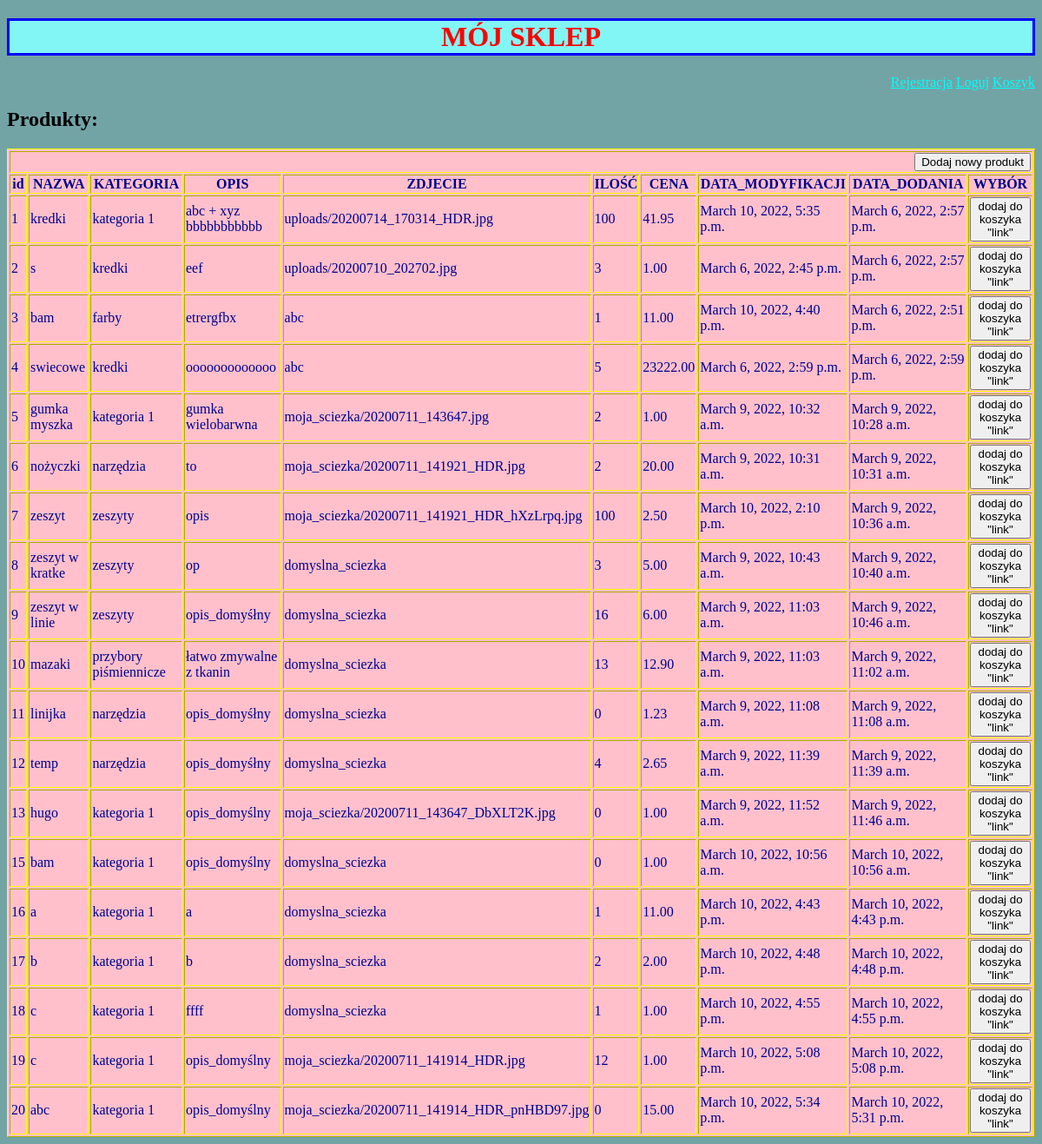
The page /produkt/ on the database as committed earlier.
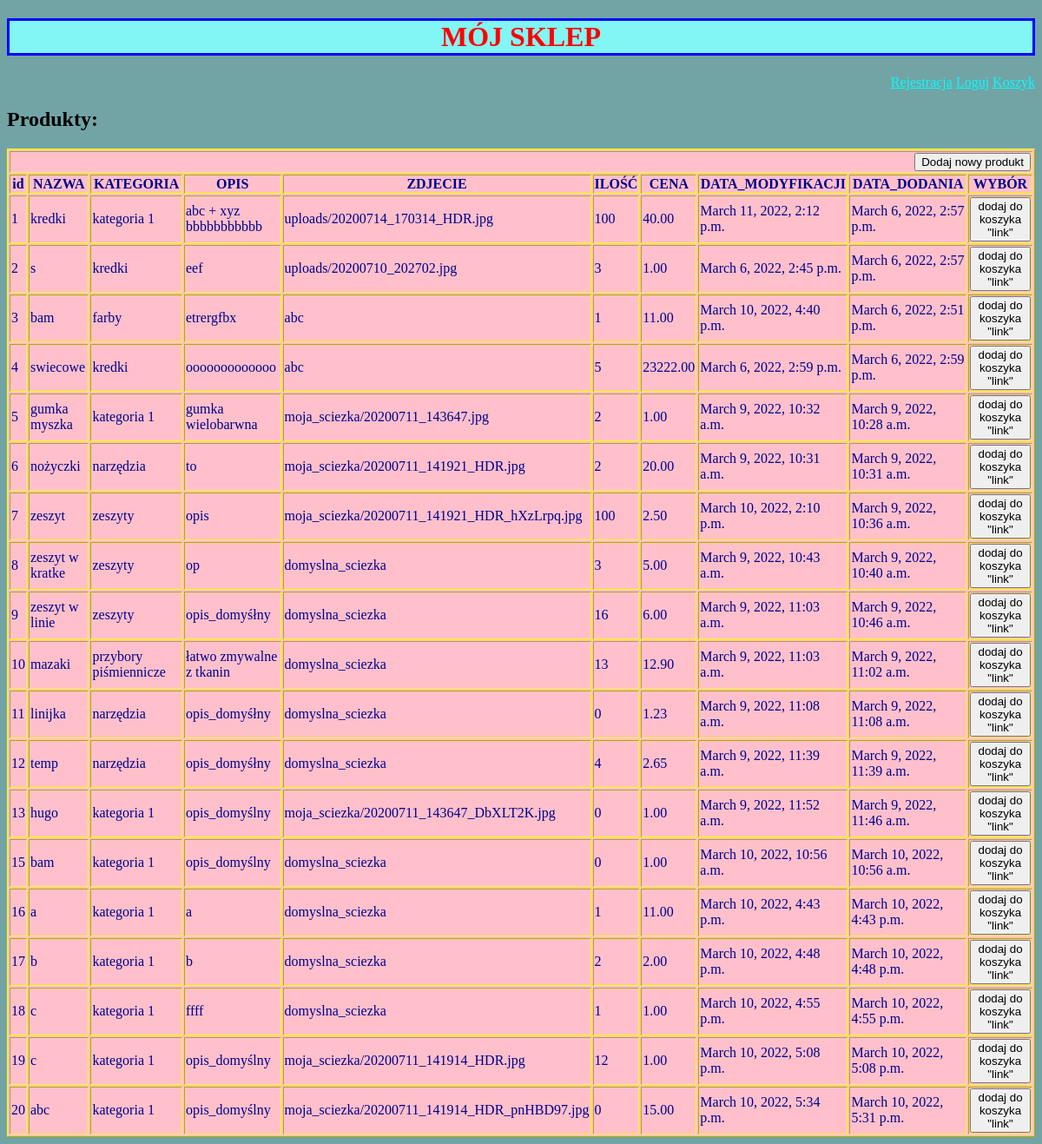
The same page on the database as committed later.
### sklepApp/models.py (models this page shows, shortened)
class Produkt(models.Model):
    nazwa = models.CharField(max_length=200)
    kategoria = models.ForeignKey(Kategoria, on_delete=models.CASCADE)
    opis = models.TextField(default='opis_domyślny')
    zdjecie = models.ImageField(upload_to='moja_sciezka/', default='domyslna_sciezka', null=True)
    ilosc_w_magazynie = models.IntegerField(default=0)
    cena = models.DecimalField(max_digits=7, decimal_places=2, default=1.00)
    data_dodania = models.DateTimeField(auto_now_add=True)  # podczas tworzenia
    data_modyfikacji = models.DateTimeField(auto_now=True)  # przy zapisie

class Kategoria(models.Model):
    nazwa = models.CharField(max_length=100)
    def __str__(self):
        return f'{self.nazwa}'

### sklepApp/views.py (the view)
# urls.py: path('produkt/', ProduktView.as_view(), name='produkt'),
class ProduktView(View):
    def get(self,request):
        return render(request,
                      template_name='produkt.html',
                      context={'produkty': Produkt.objects.all()},
                      )

### sklepApp/templates/produkt.html (shortened to what this page needs)
<!DOCTYPE html>
<html lang="en">
<head>
</head>
<body>
    {% extends 'base.html' %}
    {% block content %}
    <h2>Produkty:</h2>
        <table border="1" bgcolor="pink" style="border-top-style:double; border-color:yellow; color:darkblue">
            <tr>
                <td colspan="10"  style="text-align:right" > <input type="submit" class="dodaj" value="Dodaj nowy produkt"></td>
            </tr>
            <tr>
                <th>id</th>
                <th>NAZWA</th>
                <th>KATEGORIA</th>
                <th>OPIS</th>
                <th>ZDJECIE</th>
                <th>ILOŚĆ</th>
                <th>CENA</th>
                <th>DATA_MODYFIKACJI</th>
                <th>DATA_DODANIA</th>
                <th>WYBÓR</th>
            </tr>
            <tr>
                {% for produkt in produkty %}
                <td> {{ produkt.id }}</td>
                <td> {{ produkt.nazwa }}</td>
                <td> {{ produkt.kategoria }}</td>
                <td> {{ produkt.opis }}</td>
                <td> {{ produkt.zdjecie }}</td>
                <td> {{ produkt.ilosc_w_magazynie }}</td>
                <td> {{ produkt.cena }}</td>
                <td> {{ produkt.data_modyfikacji }}</td>
                <td> {{ produkt.data_dodania }}</td>
                <td> <button type="submit" class="dodaj">dodaj do koszyka "link"</button> </td>
            </tr>
            {% endfor %}
        </table>
    {% endblock %}

Rows that differ between the two databases and show on the page:
changed Produkt "abc + xyz bbbbbbbbbbb": cena "41.95" → "40.00"; data_modyfikacji "March 10, 2022, 5:35 p.m." → "March 11, 2022, 2:12 p.m."
